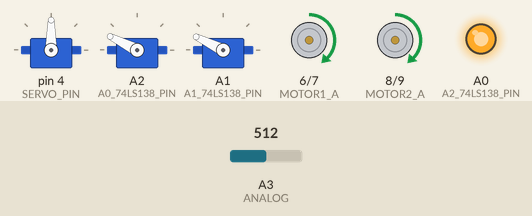
A sketch run on a simulated Arduino Uno, built with avr-gcc and run on an emulated ATmega328P. Parts: 3 × servo, motor-driver pin pairs drawn as motors (green arrow = first pin HIGH = forward, orange = second pin HIGH = backward, longer = more drive, scaled by the enable pin), output pins drawn as LEDs (lit = HIGH). Wiring (inferred from the names in the program): 2 × servo: signal A1 / signal A2. Inputs (shaded band) come from the test bench; at power-on: A3 (ANALOG) = 512. Servo pulses on a pin are drawn as a servo (544–2400 µs = 0–180°); pins used as bus, display or sensor lines are not drawn; what the sketch prints to the serial monitor is not drawn.

Above: at 0.2 s.
Timing chart, 0 to 1.7 s (numbered marks = the images above):
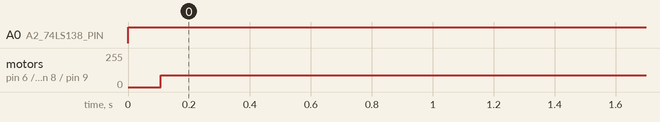

Measured:
- by itself, A0 (A2_74LS138_PIN): LOW → HIGH at 0.00 s
- by itself, motor on pin 6 (MOTOR1_A) / pin 7 (MOTOR1_B), motor on pin 8 (MOTOR2_A) / pin 9 (MOTOR2_B): stopped → forward 90/255 at 0.11 s

The sketch:

CTI.ino
```cpp
#include <Servo.h>
// #include <NewPing.h>

Servo myservo;
int angulo = 90;
byte   vOdo[]={0,  1,  2,  3};
byte	kp[8]={1,  10,  8,  6},
	kr[8]={1, 16, 16, 16},	// relacao entre as rodas
	kv[8]={0, 50, 62, 74};	// integral inicial

// Sonar
#define TRIGGER_PIN  A5  // Arduino pin tied to trigger pin on the ultrasonic sensor.
#define ECHO_PIN     A4  // Arduino pin tied to echo pin on the ultrasonic sensor.
#define MAX_DISTANCE 200 // Maximum distance we want to ping for (in centimeters). Maximum sensor distance is rated at 400-500cm.
// NewPing sonar(TRIGGER_PIN, ECHO_PIN, MAX_DISTANCE); // NewPing setup of pins and maximum distance.
// Servo
#define SERVO_PIN   4
//MOTORES
#define MOTOR1_A    6
#define MOTOR1_B    7
#define MOTOR1_PWM  5
#define MOTOR2_A    8
#define MOTOR2_B    9
#define MOTOR2_PWM  11
//Sensores opticos
#define A0_74LS138_PIN  A2
#define A1_74LS138_PIN  A1
#define A2_74LS138_PIN  A0
#define ANALOG          A3
//Numero de cada sensor na rotina
const int SENSOR_0        = 0;
const int SENSOR_1        = 1;
const int SENSOR_2        = 2;
const int SENSOR_3        = 3;
const int SENSOR_4        = 4;
const int SENSOR_RODA_ESQ = 5;
const int SENSOR_RODA_DIR = 6;
//Contador de giros do motor
const int VARIACAO_IGNORAVEL = 600;
byte contOdoEsq = 0;//contador de pulsos, zerado a cada inicio de contagem (a cada novo comando)
byte contOdoDir = 0;
char ultContagemOdoEsq = 0;//ultima contagem desde a ultima medida
char ultContagemOdoDir = 0;

int cont = 0;
// the setup routine runs once when you press reset:
void setup() {
  // initialize serial communication at 9600 bits per second:
  Serial.begin(115200);
  pinMode(A0, OUTPUT);
  pinMode(A1, OUTPUT);
  pinMode(A2, OUTPUT);
  myservo.attach(SERVO_PIN);
  myservo.write(90);

  pinMode(MOTOR1_PWM, OUTPUT);
  pinMode(MOTOR1_A, OUTPUT);
  pinMode(MOTOR1_B, OUTPUT);
  pinMode(8, OUTPUT);
  pinMode(9, OUTPUT);
  pinMode(MOTOR2_PWM, OUTPUT);
}

boolean dirEsq = false, dirDir = false;
int vBaseDir, velBaseDir = 1;// de -3 a 3
int vBaseEsq, velBaseEsq = 1;// de -3 a 3
int erroEsq = 0, erroDir = 0;
int difRodas = 0, difRodasEsq, difRodasDir;
int vMax, velEsq, velDir;

// the loop routine runs over and over again forever:
void loop() {
  verificaSensorRodaEsq();
  verificaSensorRodaDir();
  //analogWrite(MOTOR1_PWM, 100);
  //analogWrite(MOTOR2_PWM, 100);
  //digitalWrite(MOTOR1_A, LOW);
  //digitalWrite(MOTOR1_B, HIGH);
  //digitalWrite(MOTOR2_A, HIGH);
  //digitalWrite(MOTOR2_B, LOW);

  //unsigned int uS = sonar.ping();
  //Serial.print("Distancia: ");
  //Serial.println(uS / US_ROUNDTRIP_CM); // Convert ping time to distance and print result (0 = outside set distance range, no ping echo)

  if (angulo > 181) {
    angulo = 0;
  }
  //myservo.write(angulo);
  //if (alcancou1000MiliSegs()) {
   // angulo+=20;
  //}

  if (alcancou100MiliSegs()) {
    ultContagemOdoEsq =  contOdoEsq;
    contOdoEsq = 0;
    ultContagemOdoDir =  contOdoDir;
    contOdoDir = 0;

    Serial.print("C:");
    Serial.print((int)ultContagemOdoEsq);
    Serial.print(",");
    Serial.print((int)ultContagemOdoDir);

    if (velBaseEsq<0) {
      dirEsq =  1;
      vBaseEsq = -velBaseEsq;
    } else {
      dirEsq =  0;
      vBaseEsq = velBaseEsq;
    }
    if (velBaseDir<0) {
      dirDir =  1;
      vBaseDir = -velBaseDir;
    } else {
      dirDir =  0;
      vBaseDir = velBaseDir;
    }

    Serial.print("V:");
    Serial.print(dirEsq);
    Serial.print(vBaseEsq);
    Serial.print("V:");
    Serial.print(dirDir);
    Serial.print(vBaseDir);

    erroEsq = ((int)vOdo[vBaseEsq]-ultContagemOdoEsq)<<2;//deslocamento para casas decimais
    erroDir = ((int)vOdo[vBaseDir]-ultContagemOdoDir)<<2;//deslocamento para casas decimais

    Serial.print("E:");
    Serial.print(erroEsq);
    Serial.print(",");
    Serial.print(erroDir);

    difRodas=((int)vBaseEsq*ultContagemOdoDir-(int)vBaseDir*ultContagemOdoEsq)<<4;//deslocamento para casas decimais
        //difRodas=0;
    difRodasDir = -difRodas/kr[vBaseDir];
    difRodasEsq =  difRodas/kr[vBaseEsq];

    erroEsq+=difRodasEsq;
    erroDir+=difRodasDir;
    Serial.print(" E:");
    Serial.print(erroEsq);
    Serial.print(",");
    Serial.print(erroDir);

    velEsq=((int)kp[vBaseEsq]*erroEsq);//deslocamento para casas decimais
    velDir=((int)kp[vBaseDir]*erroDir);//deslocamento para casas decimais

    velEsq+=kv[vBaseEsq];
    velDir+=kv[vBaseDir];

    if (velEsq<0) {
      velEsq = -velEsq;
      dirEsq = !dirEsq;
      velEsq = 0;
    }
    if (velDir<0) {
      velDir = -velDir;
      dirDir = !dirDir;
      velDir = 0;
    }

//    if (erroEsq<0)
//      erroEsq = 0;
//    if (erroDir<0)
//      erroDir = 0;
    if (velEsq<0)
      velEsq = 0;
    if (velDir<0)
      velDir = 0;

    vMax = max(velEsq, velDir);

    if (vMax>250) {
      velEsq = ((250>>1)*(unsigned)velEsq/vMax)<<1;
      velDir = ((250>>1)*(unsigned)velDir/vMax)<<1;
    }

    Serial.print("V:");
    Serial.print(velEsq);
    Serial.print(",");
    Serial.println(velDir);

    if (vBaseEsq!=0) {
      analogWrite(MOTOR1_PWM, velEsq);
      if (dirEsq) {
        digitalWrite(MOTOR1_A, LOW);
        digitalWrite(MOTOR1_B, HIGH);
      } else {
        digitalWrite(MOTOR1_A, HIGH);
        digitalWrite(MOTOR1_B, LOW);
      }
    } else {
      analogWrite(MOTOR1_PWM, 255);//Parada Rapida L298
      digitalWrite(MOTOR1_A, LOW);
      digitalWrite(MOTOR1_B, LOW);
    }

    if (vBaseDir!=0) {
      analogWrite(MOTOR2_PWM, velDir);
      if (dirDir) {
        digitalWrite(MOTOR2_A, LOW);
        digitalWrite(MOTOR2_B, HIGH);
      } else {
        digitalWrite(MOTOR2_A, HIGH);
        digitalWrite(MOTOR2_B, LOW);
      }
    } else {
      analogWrite(MOTOR2_PWM, 255);
      digitalWrite(MOTOR2_A, LOW);
      digitalWrite(MOTOR2_B, LOW);
    }
  }

  /*
  if (alcancou1000MiliSegs()) {
    int sensorValue = leSensorOptico(cont);
    Serial.print(" ");
    Serial.print(sensorValue);
    Serial.print(" ");
    if (cont++>5) {
      Serial.print(int(ultContagemOdoEsq));
      Serial.print(" ");
      Serial.print(int(ultContagemOdoDir));
      Serial.println("");
      cont=0;
    }
  }
  */
  /*sensorValue = leSensorOptico(SENSOR_RODA_ESQ);
  Serial.print(sensorValue);
    Serial.print(" ");
*/
//  delay(200);        // delay in between reads for stability
}

unsigned short int leSensorOptico(byte n) {
  digitalWrite(A2_74LS138_PIN, n & 4 ? HIGH : LOW);
  digitalWrite(A1_74LS138_PIN, n & 2 ? HIGH : LOW);
  digitalWrite(A0_74LS138_PIN, n & 1 ? HIGH : LOW);
  delay(2);        // delay para estabilidade da leitura do ADC
  return analogRead(ANALOG);
}

boolean alcancou1000MiliSegs() {
  static long time = millis();
  if ((int)(millis() - time) >= 1000) {
    time = millis();
    return true;
  }
  return false;
}

boolean alcancou100MiliSegs() {
  static long time = millis();
  if ((int)(millis() - time) >= 100) {
    time = millis();
    return true;
  }
  return false;
}

boolean alcancou200MiliSegs() {
  static long time = millis();
  if ((int)(millis() - time) >= 200) {
    time = millis();
    return true;
  }
  return false;
}

void verificaSensorRodaEsq() {
  static boolean subindo = true;
  static unsigned long tempoInicio = 0;
  static int valMin = 0;
  static int valMax = 0;

  int valAtual = leSensorOptico(SENSOR_RODA_ESQ);

  unsigned long tempoAtual = millis();
  //Serial.print(subindo);
  //Serial.print(valAtual);
  if (subindo) {
    if (valAtual > valMax)
      valMax = valAtual;
    else if (valMax - valAtual > VARIACAO_IGNORAVEL) {
      subindo = false;
      valMin = valMax;
      contOdoEsq++;
      tempoInicio = tempoAtual;
    }
  } else {
    if (valAtual < valMin)
      valMin = valAtual;
    else if (valAtual - valMin > VARIACAO_IGNORAVEL) {
      subindo = true;
      valMax = valMin;
      contOdoEsq++;
      tempoInicio = tempoAtual;
    }
  }
}

void verificaSensorRodaDir() {
  static boolean subindo = true;
  static unsigned long tempoInicio = 0;
  static int valMin = 0;
  static int valMax = 0;

  int valAtual = leSensorOptico(SENSOR_RODA_DIR);

  unsigned long tempoAtual = millis();
  //Serial.print(subindo);
  //Serial.print(", ");
  //Serial.println(valAtual);
  if (subindo) {
    if (valAtual > valMax)
      valMax = valAtual;
    else if (valMax - valAtual > VARIACAO_IGNORAVEL) {
      subindo = false;
      valMin = valMax;
      contOdoDir++;
      tempoInicio = tempoAtual;
    }
  } else {
    if (valAtual < valMin)
      valMin = valAtual;
    else if (valAtual - valMin > VARIACAO_IGNORAVEL) {
      subindo = true;
      valMax = valMin;
      contOdoDir++;
      tempoInicio = tempoAtual;
    }
  }
}
```
